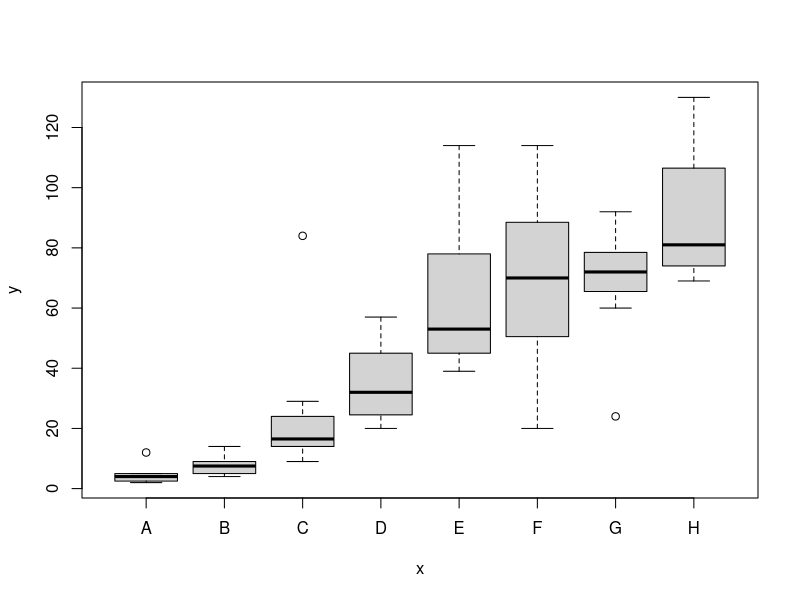

Generate this figure with R: (Note: this script raises an error after producing the figure.)
#R Worksheet 5

#1
#OrchardSprays is a dataset with 64 observations
#containing decrease in volume of the solutions of measured amounts of 
#lime sulphur emulsion in sucrose solution. 
#Seven different concentrations of lime sulphur 
#ranging from concentrations of 1/100 to 1/1,562,500
#in successive factors of 1/5 were used as well as a solution containing
#no lime sulphur. 
#For the treatment factor, A indicates the highest level of lime, 
#and H is no lime sulphur, all other levels are intermediate.

#a
#Construct a boxplot of the decrese in volume for each category of the lime sulphur
?OrchardSprays
names(OrchardSprays)
head(OrchardSprays)
#treatment=A:H
attach(OrchardSprays)
plot(treatment,decrease)

#b
#pick out the row indices of the data for which the treatment was A
treatment
unique(treatment)
unique(treatment)[8]
rowpos[which(treatment == unique(treatment)[8])]
#or
which(treatment=='A')
OrchardSprays$rowpos[which(treatment=='A')]
#c
#Pick out the values of decrease for which the tretment was A.
names(OrchardSprays)
decrease[which(treatment == unique(treatment)[8])]
#or
Adecrease<-decrease[which(treatment == 'A')]

#d
#Find the mean and varience of these values
a<-rowpos[which(treatment == 'A')]
b<-decrease[which(treatment == 'A')]
mean(a)
var(a)
mean(b)
var(b)

#e
#Pick ou the row indices of the data, for which the treatmet was B
unique(treatment)
rowpos[which(treatment =="B")]

#f
#Pick out the values of decrease for which the treatment was B
decrease[which(treatment == 'B')]

#g
#Find the mean and varianc eof these values
summary(Bdecrease)
mean(Bdecrease)
var(Bdecrease)
mean(decrease[which(treatment == 'B')])
var(decrease[which(treatment == 'B')])
mean(rowpos[which(treatment =="B")])
var(rowpos[which(treatment =="B")])

#h
#Conduct a t-test (use the help function) between the values of 
#the decrease for group A and B
?t.test
t.test(Bdecrease,Adecrease)

#2
#Load the R dataset airquality
airquality
names(airquality)
?airquality
attach(airquality)
#a
#Are any Ozone values NA?
is.na(Ozone)
any(is.na(Ozone))
#Yes

#b
#Which cases are these?
#there's a bunch of guess and check, see if you guess the right one
Ozone[Ozone=='NA']
Ozone[Ozone==""]
unique(Ozone)
which(Ozone == unique(treatment)["NA"]) #integer(0)
Ozone == unique(Ozone)['NA'] #batman
Ozone == unique(Ozone)[5] #pulls out all the NAs
Ozone =='NA'
airquality[airquality$Ozone =="NA",]

airquality[is.na(Ozone),]
#There we go

#c
#Generate a datafram with no NA values for Ozone
clean<-na.omit(Ozone)

#d
#list the values for Wind which are greater than or equal to 16
Wind[Wind >= 16]

#e
#List the value for which Wind is greater than or equal to 16 
#and less than or equal to 4
Wind[Wind >=16 & Wind <=4] 
#none, obviously a number can't be both at the same time
#we need to use the or function "|"
Wind[Wind >=16 | Wind <=4]

#f
#What were the corresponding values for Ozone on those occasions
#for which wind was at least 17 and no more than 3?
Ozone[Wind>17&Ozone<3]
#this gives them where wind was over 17 and ozone was less than 3, never
Ozone[Wind>17|Wind<3]
airquality[Wind>17|Wind<3,]

#g
#Are there any NA values in either the Ozone observations, 
#or the Wind observations, for August?
any(is.na(Ozone[Month==8]|Wind[Month==8]))
#no